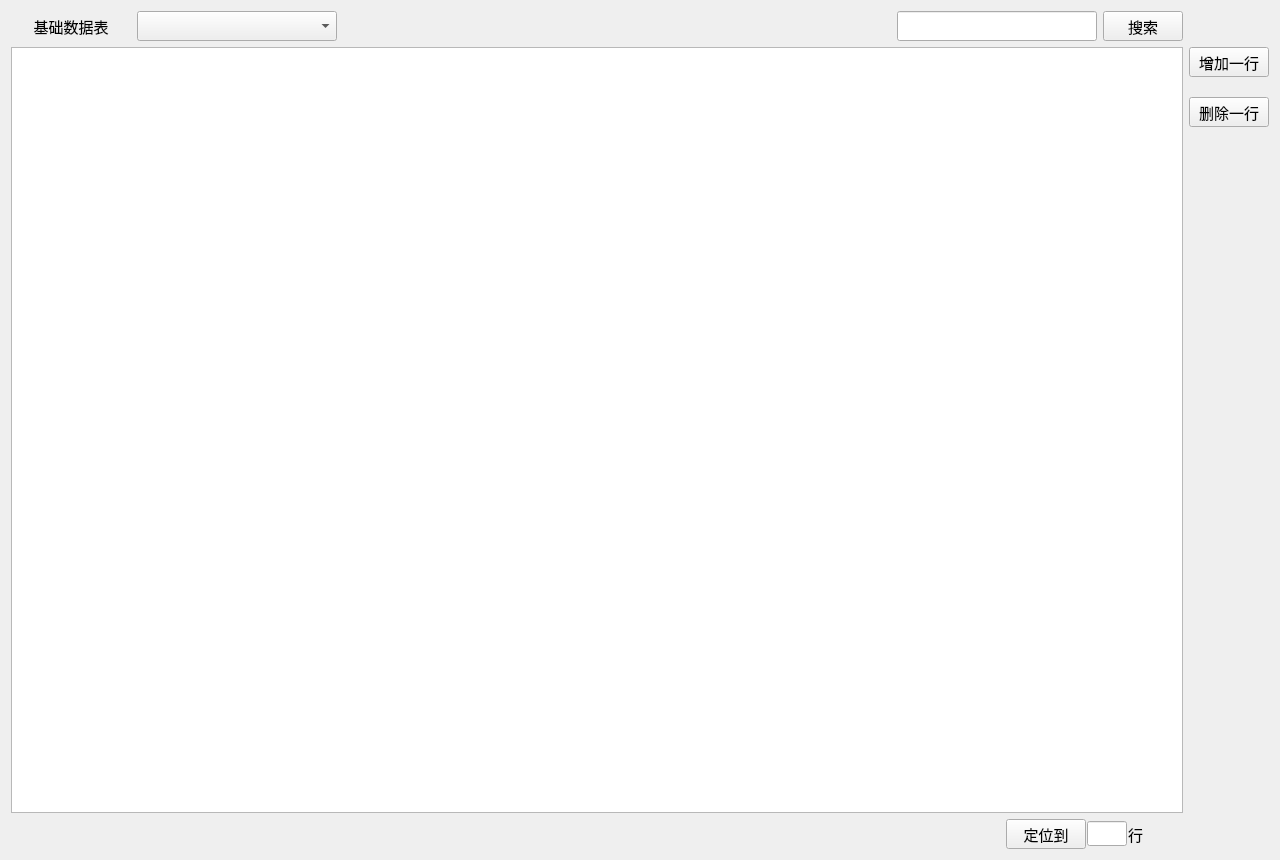
<?xml version="1.0" encoding="UTF-8"?>
<ui version="4.0">
 <class>Form</class>
 <widget class="QWidget" name="Form">
  <property name="geometry">
   <rect>
    <x>0</x>
    <y>0</y>
    <width>1280</width>
    <height>860</height>
   </rect>
  </property>
  <property name="windowTitle">
   <string>设置</string>
  </property>
  <layout class="QGridLayout" name="gridLayout" rowstretch="1,20,1">
   <item row="0" column="0">
    <layout class="QHBoxLayout" name="horizontalLayout_2">
     <item>
      <widget class="QLabel" name="label">
       <property name="sizePolicy">
        <sizepolicy hsizetype="Preferred" vsizetype="Preferred">
         <horstretch>0</horstretch>
         <verstretch>0</verstretch>
        </sizepolicy>
       </property>
       <property name="minimumSize">
        <size>
         <width>120</width>
         <height>30</height>
        </size>
       </property>
       <property name="maximumSize">
        <size>
         <width>120</width>
         <height>30</height>
        </size>
       </property>
       <property name="font">
        <font>
         <pointsize>11</pointsize>
        </font>
       </property>
       <property name="text">
        <string>基础数据表</string>
       </property>
       <property name="alignment">
        <set>Qt::AlignCenter</set>
       </property>
      </widget>
     </item>
     <item>
      <widget class="QComboBox" name="comboBox">
       <property name="minimumSize">
        <size>
         <width>200</width>
         <height>30</height>
        </size>
       </property>
       <property name="maximumSize">
        <size>
         <width>200</width>
         <height>30</height>
        </size>
       </property>
       <property name="font">
        <font>
         <pointsize>11</pointsize>
        </font>
       </property>
      </widget>
     </item>
     <item>
      <spacer name="horizontalSpacer">
       <property name="orientation">
        <enum>Qt::Horizontal</enum>
       </property>
       <property name="sizeHint" stdset="0">
        <size>
         <width>40</width>
         <height>20</height>
        </size>
       </property>
      </spacer>
     </item>
     <item>
      <widget class="QLineEdit" name="lineEdit_search">
       <property name="minimumSize">
        <size>
         <width>200</width>
         <height>30</height>
        </size>
       </property>
       <property name="maximumSize">
        <size>
         <width>200</width>
         <height>30</height>
        </size>
       </property>
       <property name="font">
        <font>
         <pointsize>11</pointsize>
        </font>
       </property>
      </widget>
     </item>
     <item>
      <widget class="QPushButton" name="pushButton_search">
       <property name="minimumSize">
        <size>
         <width>80</width>
         <height>30</height>
        </size>
       </property>
       <property name="maximumSize">
        <size>
         <width>80</width>
         <height>30</height>
        </size>
       </property>
       <property name="font">
        <font>
         <pointsize>11</pointsize>
        </font>
       </property>
       <property name="text">
        <string>搜索</string>
       </property>
      </widget>
     </item>
    </layout>
   </item>
   <item row="1" column="1">
    <layout class="QVBoxLayout" name="verticalLayout">
     <property name="spacing">
      <number>20</number>
     </property>
     <property name="sizeConstraint">
      <enum>QLayout::SetDefaultConstraint</enum>
     </property>
     <item>
      <widget class="QPushButton" name="pushButton_add">
       <property name="minimumSize">
        <size>
         <width>80</width>
         <height>30</height>
        </size>
       </property>
       <property name="maximumSize">
        <size>
         <width>80</width>
         <height>30</height>
        </size>
       </property>
       <property name="font">
        <font>
         <pointsize>11</pointsize>
        </font>
       </property>
       <property name="text">
        <string>增加一行</string>
       </property>
      </widget>
     </item>
     <item>
      <widget class="QPushButton" name="pushButton_del">
       <property name="minimumSize">
        <size>
         <width>80</width>
         <height>30</height>
        </size>
       </property>
       <property name="maximumSize">
        <size>
         <width>80</width>
         <height>30</height>
        </size>
       </property>
       <property name="font">
        <font>
         <pointsize>11</pointsize>
        </font>
       </property>
       <property name="text">
        <string>删除一行</string>
       </property>
      </widget>
     </item>
     <item>
      <spacer name="verticalSpacer_3">
       <property name="orientation">
        <enum>Qt::Vertical</enum>
       </property>
       <property name="sizeHint" stdset="0">
        <size>
         <width>20</width>
         <height>40</height>
        </size>
       </property>
      </spacer>
     </item>
     <item>
      <spacer name="verticalSpacer_16">
       <property name="orientation">
        <enum>Qt::Vertical</enum>
       </property>
       <property name="sizeHint" stdset="0">
        <size>
         <width>20</width>
         <height>40</height>
        </size>
       </property>
      </spacer>
     </item>
     <item>
      <spacer name="verticalSpacer_13">
       <property name="orientation">
        <enum>Qt::Vertical</enum>
       </property>
       <property name="sizeHint" stdset="0">
        <size>
         <width>20</width>
         <height>40</height>
        </size>
       </property>
      </spacer>
     </item>
     <item>
      <spacer name="verticalSpacer_11">
       <property name="orientation">
        <enum>Qt::Vertical</enum>
       </property>
       <property name="sizeHint" stdset="0">
        <size>
         <width>20</width>
         <height>40</height>
        </size>
       </property>
      </spacer>
     </item>
     <item>
      <spacer name="verticalSpacer_9">
       <property name="orientation">
        <enum>Qt::Vertical</enum>
       </property>
       <property name="sizeHint" stdset="0">
        <size>
         <width>20</width>
         <height>40</height>
        </size>
       </property>
      </spacer>
     </item>
    </layout>
   </item>
   <item row="2" column="0">
    <layout class="QHBoxLayout" name="horizontalLayout_3" stretch="0,1,0,0">
     <property name="spacing">
      <number>30</number>
     </property>
     <item>
      <spacer name="horizontalSpacer_2">
       <property name="orientation">
        <enum>Qt::Horizontal</enum>
       </property>
       <property name="sizeHint" stdset="0">
        <size>
         <width>40</width>
         <height>20</height>
        </size>
       </property>
      </spacer>
     </item>
     <item>
      <widget class="QLabel" name="label_state_info">
       <property name="font">
        <font>
         <pointsize>15</pointsize>
        </font>
       </property>
       <property name="text">
        <string/>
       </property>
       <property name="alignment">
        <set>Qt::AlignCenter</set>
       </property>
      </widget>
     </item>
     <item>
      <layout class="QHBoxLayout" name="horizontalLayout">
       <property name="spacing">
        <number>1</number>
       </property>
       <item>
        <widget class="QPushButton" name="pushButton_jump">
         <property name="minimumSize">
          <size>
           <width>80</width>
           <height>30</height>
          </size>
         </property>
         <property name="maximumSize">
          <size>
           <width>80</width>
           <height>30</height>
          </size>
         </property>
         <property name="font">
          <font>
           <pointsize>11</pointsize>
          </font>
         </property>
         <property name="text">
          <string>定位到</string>
         </property>
        </widget>
       </item>
       <item>
        <widget class="QLineEdit" name="lineEdit_jump">
         <property name="minimumSize">
          <size>
           <width>40</width>
           <height>25</height>
          </size>
         </property>
         <property name="maximumSize">
          <size>
           <width>40</width>
           <height>25</height>
          </size>
         </property>
         <property name="font">
          <font>
           <pointsize>12</pointsize>
           <weight>75</weight>
           <bold>true</bold>
          </font>
         </property>
         <property name="text">
          <string/>
         </property>
         <property name="alignment">
          <set>Qt::AlignCenter</set>
         </property>
        </widget>
       </item>
       <item>
        <widget class="QLabel" name="label_2">
         <property name="minimumSize">
          <size>
           <width>0</width>
           <height>30</height>
          </size>
         </property>
         <property name="maximumSize">
          <size>
           <width>40</width>
           <height>30</height>
          </size>
         </property>
         <property name="font">
          <font>
           <pointsize>11</pointsize>
          </font>
         </property>
         <property name="text">
          <string>行</string>
         </property>
         <property name="alignment">
          <set>Qt::AlignCenter</set>
         </property>
        </widget>
       </item>
      </layout>
     </item>
     <item>
      <spacer name="horizontalSpacer_3">
       <property name="orientation">
        <enum>Qt::Horizontal</enum>
       </property>
       <property name="sizeHint" stdset="0">
        <size>
         <width>40</width>
         <height>20</height>
        </size>
       </property>
      </spacer>
     </item>
    </layout>
   </item>
   <item row="1" column="0">
    <widget class="QTableView" name="tableView"/>
   </item>
  </layout>
 </widget>
 <resources/>
 <connections/>
</ui>
